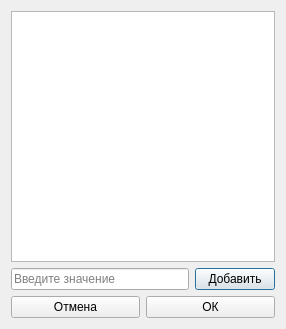
<?xml version="1.0" encoding="UTF-8"?>
<ui version="4.0">
 <class>SettingsListDialog</class>
 <widget class="QDialog" name="SettingsListDialog">
  <property name="windowModality">
   <enum>Qt::ApplicationModal</enum>
  </property>
  <property name="geometry">
   <rect>
    <x>0</x>
    <y>0</y>
    <width>286</width>
    <height>329</height>
   </rect>
  </property>
  <property name="windowTitle">
   <string>Изменить список</string>
  </property>
  <property name="modal">
   <bool>true</bool>
  </property>
  <layout class="QVBoxLayout" name="verticalLayout">
   <item>
    <widget class="QListWidget" name="listWidget"/>
   </item>
   <item>
    <layout class="QHBoxLayout" name="horizontalLayout">
     <item>
      <widget class="QLineEdit" name="settingEdit">
       <property name="placeholderText">
        <string>Введите значение</string>
       </property>
      </widget>
     </item>
     <item>
      <widget class="QPushButton" name="addButton">
       <property name="text">
        <string>Добавить</string>
       </property>
      </widget>
     </item>
    </layout>
   </item>
   <item>
    <layout class="QHBoxLayout" name="horizontalLayout_2">
     <item>
      <widget class="QPushButton" name="cancelButton">
       <property name="text">
        <string>Отмена</string>
       </property>
      </widget>
     </item>
     <item>
      <widget class="QPushButton" name="okButton">
       <property name="text">
        <string>ОК</string>
       </property>
      </widget>
     </item>
    </layout>
   </item>
  </layout>
 </widget>
 <resources/>
 <connections>
  <connection>
   <sender>cancelButton</sender>
   <signal>clicked()</signal>
   <receiver>SettingsListDialog</receiver>
   <slot>close()</slot>
   <hints>
    <hint type="sourcelabel">
     <x>74</x>
     <y>306</y>
    </hint>
    <hint type="destinationlabel">
     <x>142</x>
     <y>164</y>
    </hint>
   </hints>
  </connection>
 </connections>
</ui>
